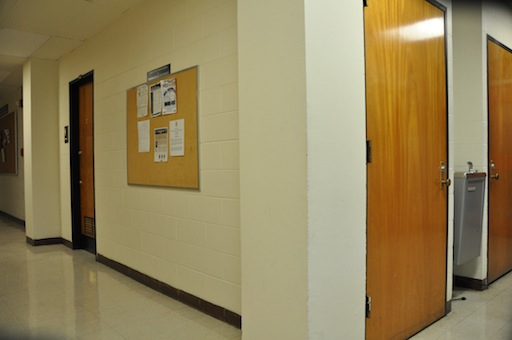
#> input picture image_Mosaicing/DanaHallWay1/DSC_0281.JPG, 512 x 340 px; its folder holds 3 pictures in this run
$ python main_stitcher_test.py
#> lines starting #> are read from the running program, lines starting #| are printed output that depends on the picture
import os
import sys
import cv2
import win32ui

#  python基于Stitcher图像拼接
def imgstitcher(imgs):  # 传入图像数据 列表[] 实现图像拼接
    stitcher = cv2.Stitcher.create(cv2.Stitcher_PANORAMA)
    _result, pano = stitcher.stitch(imgs)

    if _result != cv2.Stitcher_OK:
        print("不能拼接图片, error code = %d" % _result)
        sys.exit(-1)

    output = 'result' + '.png'
    cv2.imwrite(output, pano)
    print("拼接成功. %s 已保存!" % output)

if __name__ == "__main__":
    # 获取文件夹信息
    path = 'DanaHallWay1/'
    # path = 'DanaOffice2/'

    path_list = os.listdir(path)
    path_list.sort(key=lambda x: int(x.split('.')[0].split('_')[1]))
    Num_dir = len(path_list)
    imgs=[]
    for imgName in path_list:
        pathImg = os.path.join(path, imgName)
        img = cv2.imread(pathImg)
#> img is the input picture: shape (340, 512, 3); mean B, G, R 91.1, 131.7, 148
        if img is None:
            print("图片不能读取：" + imgName)
            sys.exit(-1)
        imgs.append(img)
    imgstitcher(imgs)  # 拼接
#> in imgstitcher, `_result, pano = stitcher.stitch(imgs)`:
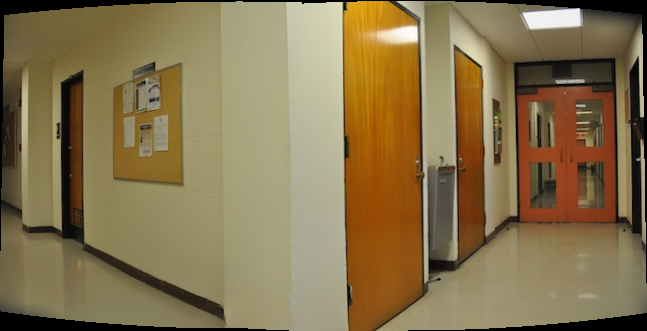
#> pano: shape (331, 647, 3); mean of channels 0, 1, 2 78.2, 115.7, 134.4; drawn as B, G, R
    cv2.waitKey(0)
